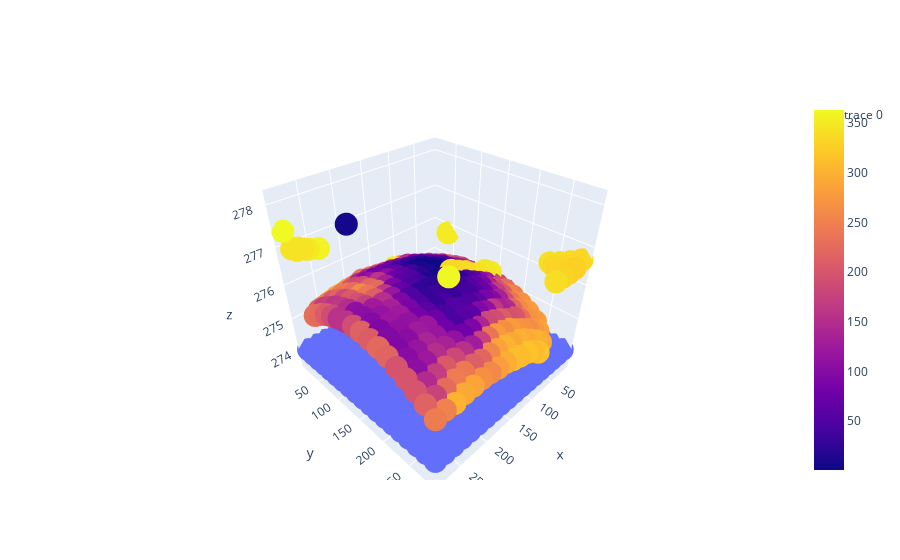
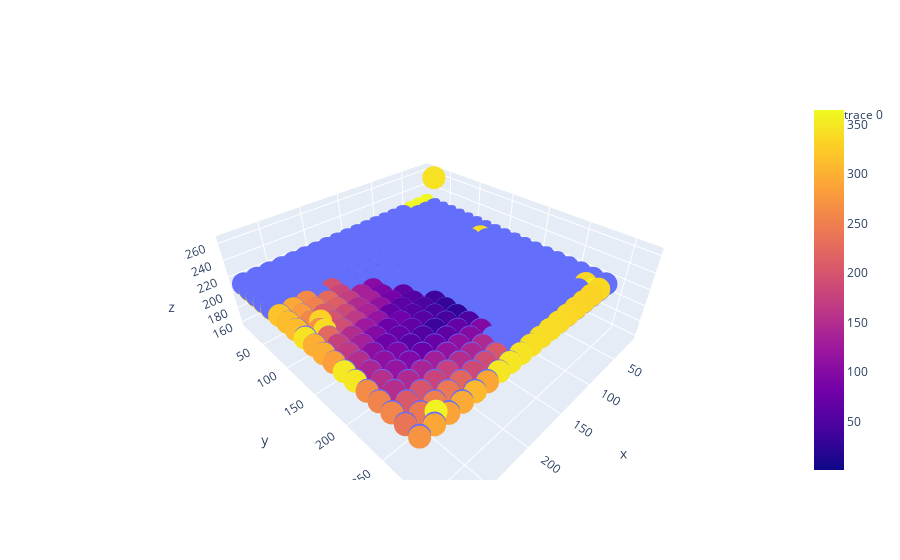
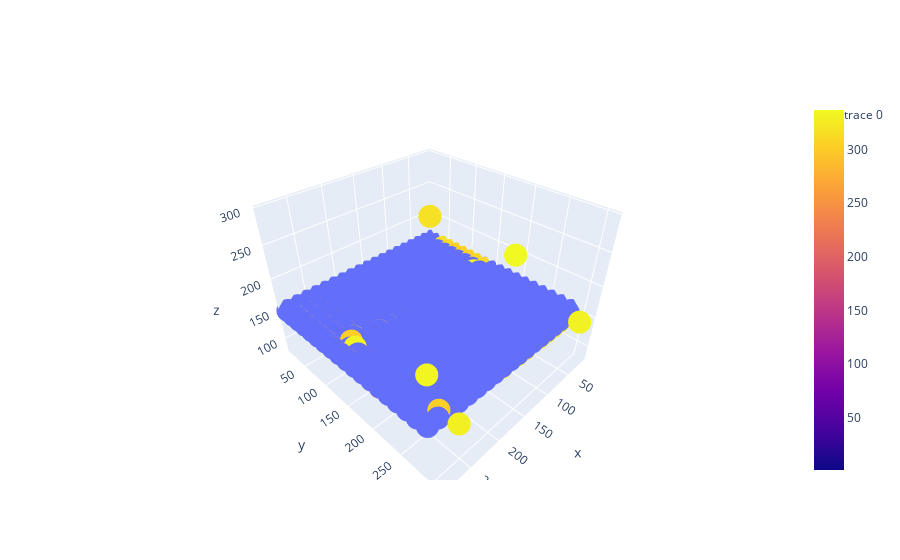
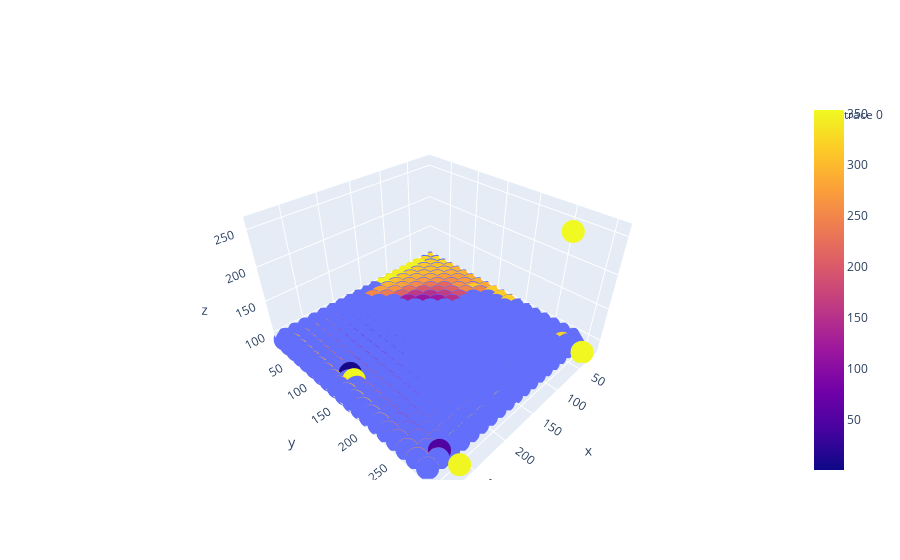

Here is the notebook cell these charts were saved with, in order:
### Code cell
for i in range(1,6):
    df = pd.read_csv(f'./reconstruction/plane{i}.123456789',skiprows=1,sep='\s+',header=None)
    df.columns = ['id','x','y','z','i0','i1','i2','i3']
    # df.head()
    ground = pd.read_csv(f'./calibration/plane_{i}.csv',header=None)
    ground.columns = ['id','x','y','z']
    # ground.head()


    sc = px.scatter_3d(df, x='x', y='y', z='z',color='id')
    fig2 = go.Figure(data=[go.Scatter3d(x=ground.x, y=ground.y, z=ground.z,
                                    mode='markers')])
    fig2.add_traces(sc.data)
    fig2.show()

### Figure 1 — Plotly figure (JSON) as saved in the notebook; plotly's stock layout.template omitted (floating-point values rounded to 4 significant figures; data arrays with more than 128 entries replaced by an {"elided": "..."} marker saying what was removed)
{"data": [{"mode": "markers", "type": "scatter3d", "x": {"elided": "361 int values"}, "y": {"elided": "361 int values"}, "z": {"elided": "361 int values"}}, {"hovertemplate": "x=%{x}<br>y=%{y}<br>z=%{z}<br>id=%{marker.color}<extra></extra>", "legendgroup": "", "marker": {"color": {"elided": "363 int values"}, "coloraxis": "coloraxis", "symbol": "circle"}, "mode": "markers", "name": "", "scene": "scene", "showlegend": false, "type": "scatter3d", "x": {"elided": "363 float values"}, "y": {"elided": "363 float values"}, "z": {"elided": "363 float values"}}], "layout": {}}

### Figure 2 — Plotly figure (JSON) as saved in the notebook; plotly's stock layout.template omitted (floating-point values rounded to 4 significant figures; data arrays with more than 128 entries replaced by an {"elided": "..."} marker saying what was removed)
{"data": [{"mode": "markers", "type": "scatter3d", "x": {"elided": "361 int values"}, "y": {"elided": "361 int values"}, "z": {"elided": "361 int values"}}, {"hovertemplate": "x=%{x}<br>y=%{y}<br>z=%{z}<br>id=%{marker.color}<extra></extra>", "legendgroup": "", "marker": {"color": {"elided": "365 int values"}, "coloraxis": "coloraxis", "symbol": "circle"}, "mode": "markers", "name": "", "scene": "scene", "showlegend": false, "type": "scatter3d", "x": {"elided": "365 float values"}, "y": {"elided": "365 float values"}, "z": {"elided": "365 float values"}}], "layout": {}}

### Figure 3 — Plotly figure (JSON) as saved in the notebook; plotly's stock layout.template omitted (floating-point values rounded to 4 significant figures; data arrays with more than 128 entries replaced by an {"elided": "..."} marker saying what was removed)
{"data": [{"mode": "markers", "type": "scatter3d", "x": {"elided": "361 int values"}, "y": {"elided": "361 int values"}, "z": {"elided": "361 int values"}}, {"hovertemplate": "x=%{x}<br>y=%{y}<br>z=%{z}<br>id=%{marker.color}<extra></extra>", "legendgroup": "", "marker": {"color": {"elided": "337 int values"}, "coloraxis": "coloraxis", "symbol": "circle"}, "mode": "markers", "name": "", "scene": "scene", "showlegend": false, "type": "scatter3d", "x": {"elided": "337 float values"}, "y": {"elided": "337 float values"}, "z": {"elided": "337 float values"}}], "layout": {}}

### Figure 4 — Plotly figure (JSON) as saved in the notebook; plotly's stock layout.template omitted (floating-point values rounded to 4 significant figures; data arrays with more than 128 entries replaced by an {"elided": "..."} marker saying what was removed)
{"data": [{"mode": "markers", "type": "scatter3d", "x": {"elided": "361 int values"}, "y": {"elided": "361 int values"}, "z": {"elided": "361 int values"}}, {"hovertemplate": "x=%{x}<br>y=%{y}<br>z=%{z}<br>id=%{marker.color}<extra></extra>", "legendgroup": "", "marker": {"color": {"elided": "354 int values"}, "coloraxis": "coloraxis", "symbol": "circle"}, "mode": "markers", "name": "", "scene": "scene", "showlegend": false, "type": "scatter3d", "x": {"elided": "354 float values"}, "y": {"elided": "354 float values"}, "z": {"elided": "354 float values"}}], "layout": {}}
